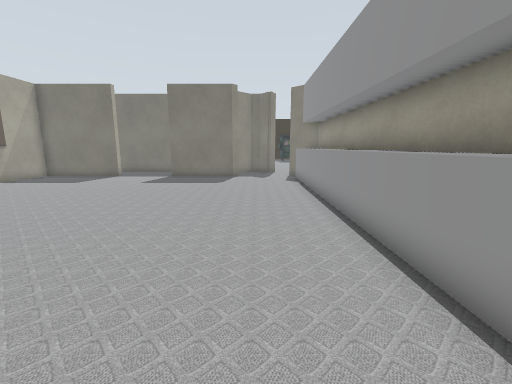
[1] (above)

24 first-person views from a walk through a Gazebo world. The camera is 0.94 m above the floor, tilts 10° down and sees 90° across. The lines on the ground mark 1 m squares. The floor is counted in squares, 0.5 m on a side. Each view is taken from the middle of a square. On the plan, view 1 faces up. The plan holds only what a view shows up to about 15 squares ahead; the rest is blank. The place goes on beyond the plan. Some stock models are drawn as simple stand-ins. Some surface patterns are stand-ins.

[2]
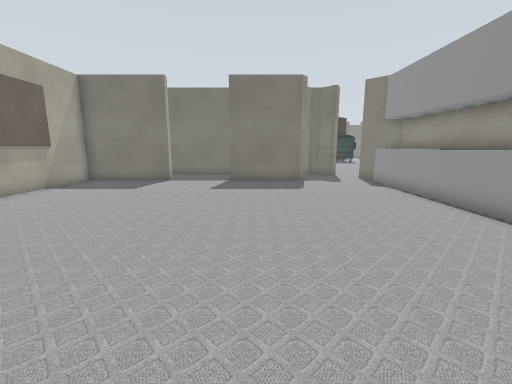

[3]
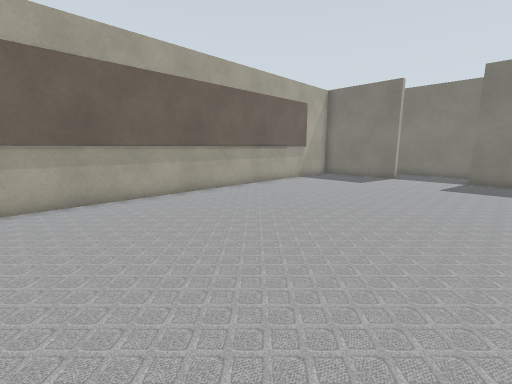

[4]
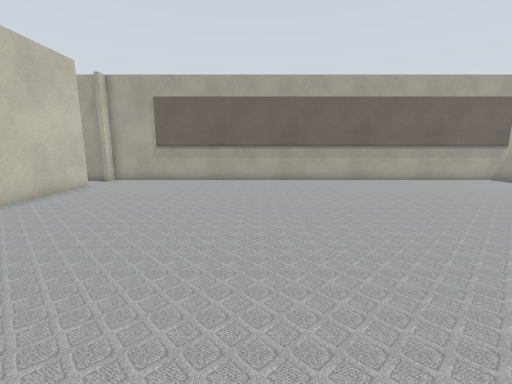

[5]
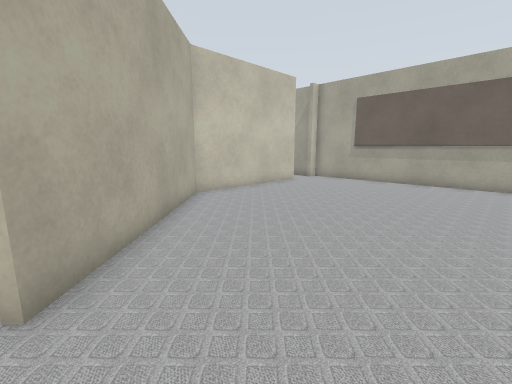

[6]
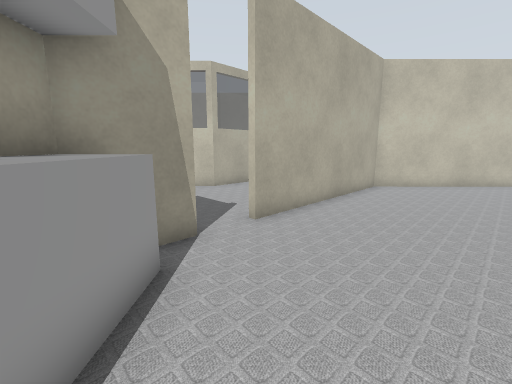

[7]
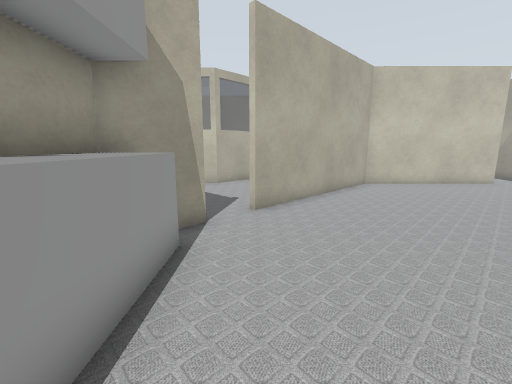

[8]
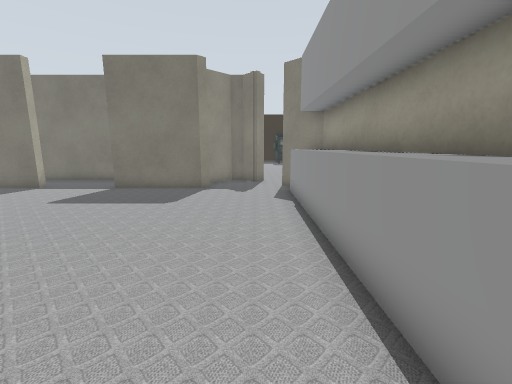

[9]
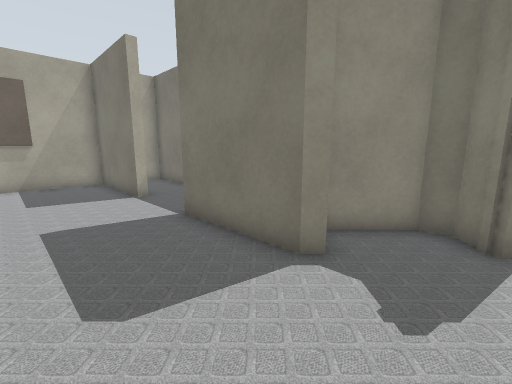

[10]
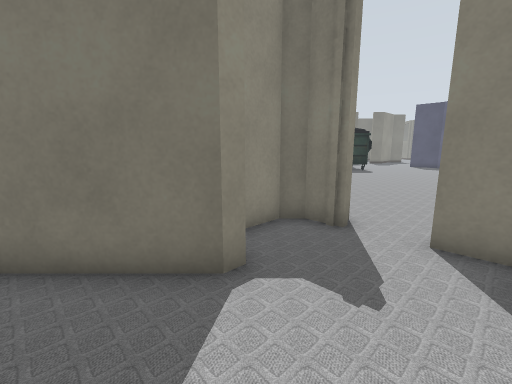

[11]
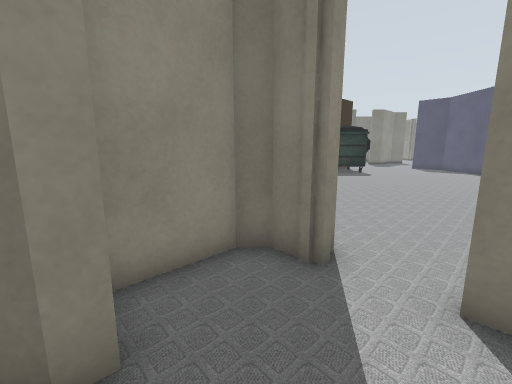

[12]
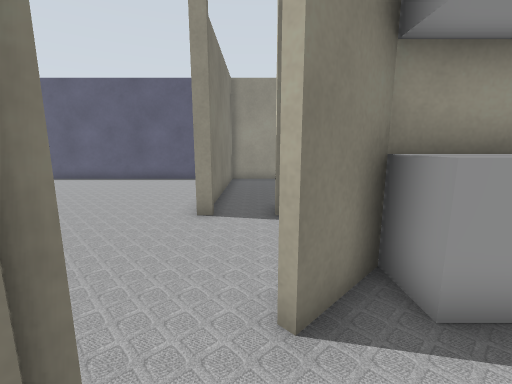

[13]
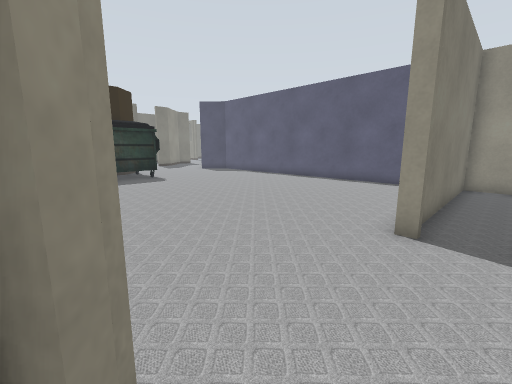

[14]
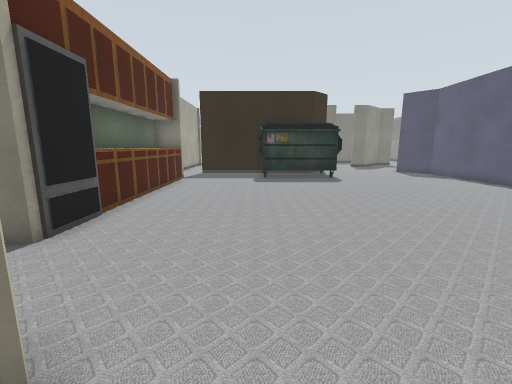

[15]
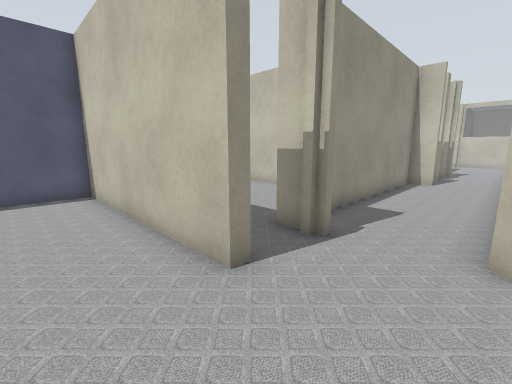

[16]
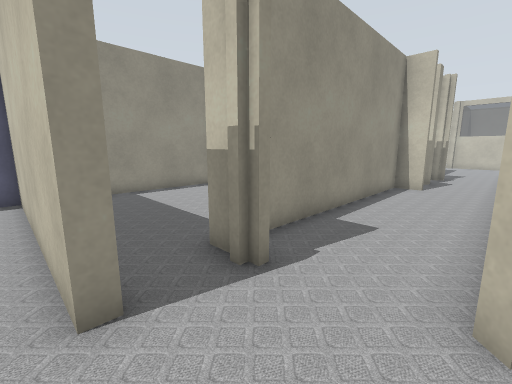

[17]
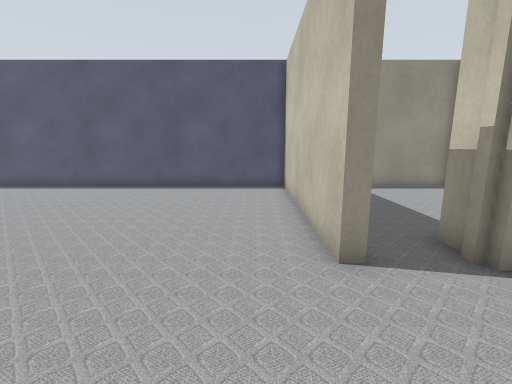

[18]
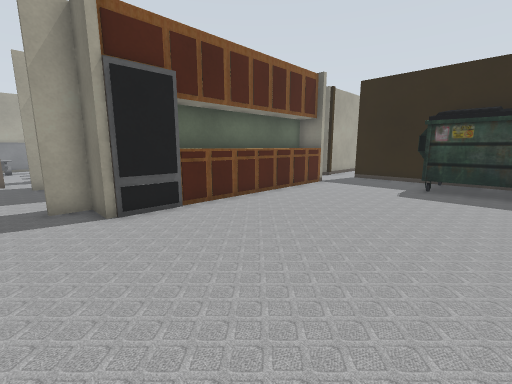

[19]
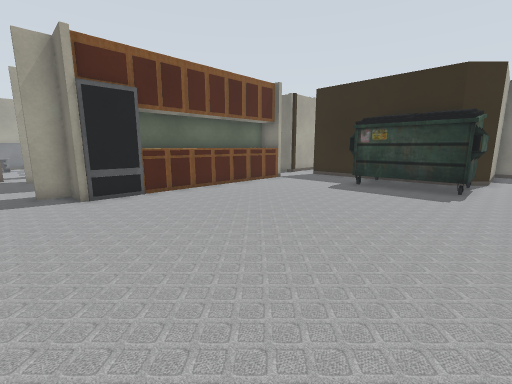

[20]
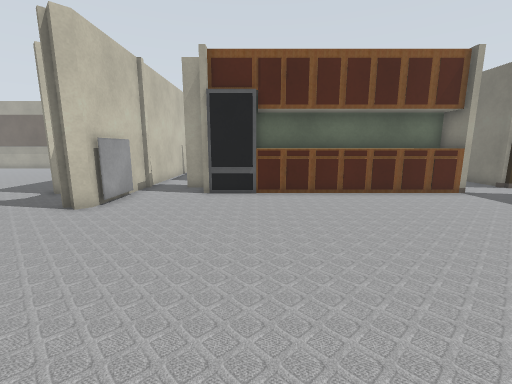

[21]
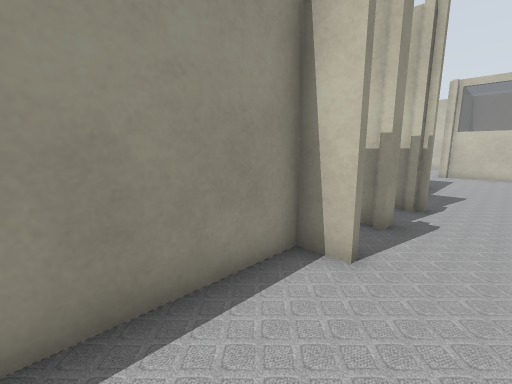

[22]
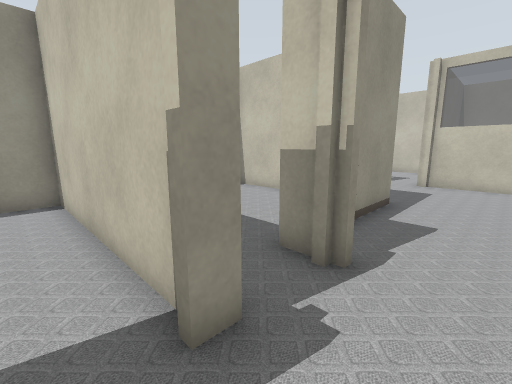

[23]
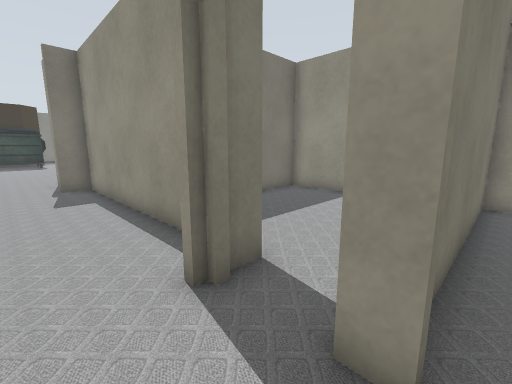

[24]
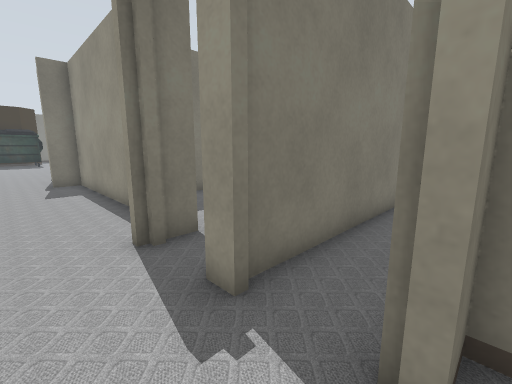

### Floor plan
Key: @ floor where view 1 was taken; # wall or solid block; . floor; = window, fence, low wall or low ledge; U dumpster; M marker.
Columns run from 14 left of view 1 to 15 right of it. Each row starts with its distance up from view 1.
 33             #=...UUUUUU.     #
 32             #=...............#
 31             #=...............#
 30             #=...............#
 29            ##=...............#
 28            ##=...............#
 27            ##=...............#
 26            ##=...............#
 25            ###...............#
 24            ###...............#
 23            ###...............#
 22  ....#.....#.................#
 21 ...# ........................#
 20 ##############M#.....#########
 19 #.......    ##.#.....#########
 18 # .......   #................#
 17 ######...####...###..##......#
 16 #...............=##...#......#
 15 #...............=##...# .....#
 14 #...............=##...#  ....#
 13 #...............=##...#   ...#
 12 #...............=##...#  #####
 11 #...............=##...#  ....#
 10 #...............=##...# .....#
  9 #...............=##...#......#
  8 #...............=##...#......
  7 #...............=##..##....
  6 #...............=##..........#
  5 #...............=##..#########
  4 #...............=##..#
  3 #...............=##..#
  2 #...............=##..##
  1 #...............=##...
  0 #.............@..##...
 -1 #................# ...#
 -2 #................  ...#
 -3 #.............##.. ...#   ####
 -4 #............##... ....
 -5 #...........## ... ....
 -6 #..........##  ... .....
 -7 #.........##   ... .....
 -8 #..########     .######.
 -9 #..             ##    #.

Where each view was taken, in squares from view 1:
view 1: 0 up, 0 right, facing up
view 2: 2 up, 4 left, facing up
view 3: 0 up, 4 left, facing up-left
view 4: 0 up, 1 right, facing left
view 5: 1 up, 1 right, facing down-left
view 6: 4 up, 1 right, facing down
view 7: 5 up, 1 right, facing down
view 8: 5 up, 1 right, facing up
view 9: 13 up, 1 right, facing up-left
view 10: 13 up, 1 left, facing up
view 11: 15 up, 0 right, facing up
view 12: 18 up, 0 right, facing right
view 13: 18 up, 1 right, facing up-right
view 14: 18 up, 3 right, facing up
view 15: 22 up, 4 right, facing down-right
view 16: 20 up, 4 right, facing down-right
view 17: 21 up, 3 right, facing right
view 18: 21 up, 6 right, facing up-left
view 19: 21 up, 9 right, facing up-left
view 20: 25 up, 9 right, facing left
view 21: 11 up, 5 right, facing down-right
view 22: 6 up, 5 right, facing down-right
view 23: 4 up, 5 right, facing up-right
view 24: 2 up, 5 right, facing up-right
